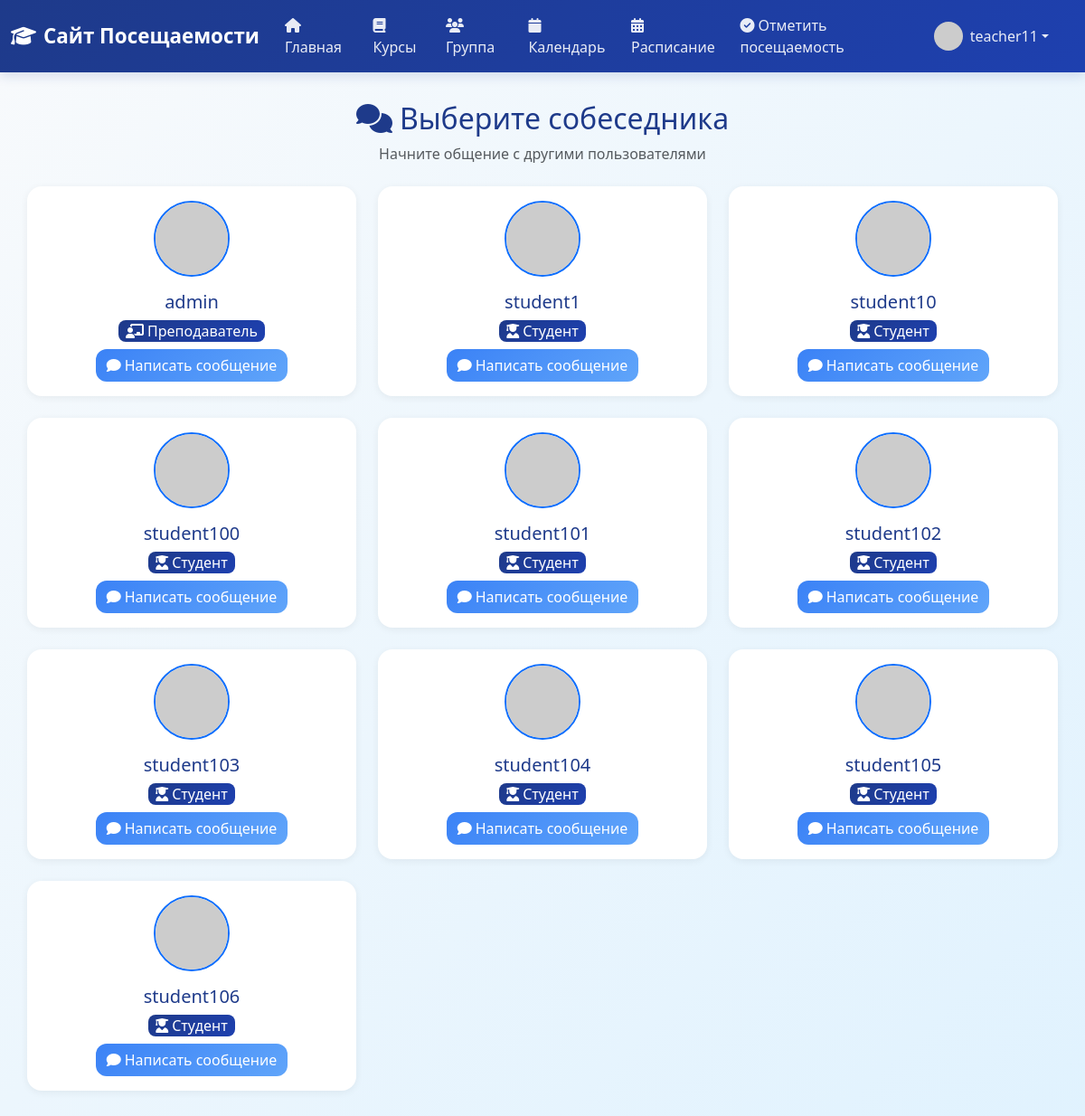
Page /chat_list (signed in) on the committed database.
### app/models.py (models this page shows, shortened)
class User(UserMixin, db.Model):
    id: so.Mapped[int] = so.mapped_column(primary_key=True)
    username: so.Mapped[str] = so.mapped_column(sa.String(64), index=True, unique=True)
    email: so.Mapped[str] = so.mapped_column(sa.String(120), index=True, unique=True)
    password_hash: so.Mapped[Optional[str]] = so.mapped_column(sa.String(256))
    role: so.Mapped[str] = so.mapped_column(sa.String(20), default='student')
    about_me: so.Mapped[Optional[str]] = so.mapped_column(sa.String(140))
    last_seen: so.Mapped[Optional[datetime]] = so.mapped_column(default=lambda: datetime.now(timezone.utc))
    sent_messages: so.Mapped[List['Message']] = so.relationship(
        'Message',
        foreign_keys='Message.sender_id',
        back_populates='sender'
    )
    received_messages: so.Mapped[List['Message']] = so.relationship(
        'Message',
        foreign_keys='Message.recipient_id',
        back_populates='recipient'
    )
    teaching_courses: so.Mapped[List['Course']] = so.relationship(
        secondary=teacher_course_association,
        back_populates='teachers',
        collection_class=list
    )
    enrolled_courses: so.Mapped[List['Course']] = so.relationship(
        secondary=student_course_association,
        back_populates='students',
        collection_class=list,
        lazy='joined'
    )
    favorite_courses: so.Mapped[List['Course']] = so.relationship(
        secondary=user_favorites_association,
        back_populates='favorited_by',
        collection_class=list
    )
    group: so.Mapped[Optional['Group']] = so.relationship(
        secondary=student_group_association,
        back_populates='students',
        uselist=False
    )
    attendance_records: so.WriteOnlyMapped['AttendanceRecord'] = so.relationship(
        back_populates='student',
        cascade="all, delete-orphan"
    )
    news_posts: so.Mapped[List['News']] = so.relationship(
        back_populates='author',
        cascade="all, delete-orphan"
    )
    def avatar(self, size: int) -> str:
        digest = md5(self.email.lower().encode('utf-8')).hexdigest()
        return f'https://www.gravatar.com/avatar/{digest}?d=identicon&s={size}'

### app/routes.py (the view)
@app.route('/chat_list')
@login_required
def chat_list():
    page = request.args.get('page', 1, type=int)
    users_query = sa.select(User).where(User.id != current_user.id).order_by(User.username)
    users_pagination = db.paginate(
        users_query,
        page=page,
        per_page=current_app.config['ITEMS_PER_PAGE'],
        error_out=False
    )
    users = users_pagination.items
    next_url = url_for('chat_list', page=users_pagination.next_num) \
        if users_pagination.has_next else None
    prev_url = url_for('chat_list', page=users_pagination.prev_num) \
        if users_pagination.has_prev else None
    return render_template('chat/chat_list.html',
                         title='Список чатов',
                         users=users,
                         next_url=next_url,
                         prev_url=prev_url)

### app/models.py (called while the page is built)
@login.user_loader
def load_user(id: int) -> Optional[User]:
    return db.session.get(User, id)

### app/templates/chat/chat_list.html
{% extends "base.html" %}
{% block content %}
    <div class="text-center mb-4">
        <h1 class="h2 text-primary">
            <i class="fas fa-comments me-2"></i>Выберите собеседника
        </h1>
        <p class="text-muted">Начните общение с другими пользователями</p>
    </div>
    {% if users %}
        <div class="row">
            {% for u in users %}
                <div class="col-md-6 col-lg-4 mb-4">
                    <div class="card border-0 shadow-sm h-100">
                        <div class="card-body text-center">
                            <div class="mb-3">
                                <img src="{{ u.avatar(64) }}" alt="Аватар" class="rounded-circle border border-2 border-primary">
                            </div>
                            <h5 class="card-title text-primary mb-2">{{ u.username }}</h5>
                            <div class="mb-2">
                                <span class="badge bg-primary fs-6 px-2 py-1 d-inline-flex align-items-center">
                                    {% if u.role == 'student' %}
                                        <i class="fas fa-user-graduate me-1"></i>Студент
                                    {% else %}
                                        <i class="fas fa-chalkboard-teacher me-1"></i>Преподаватель
                                    {% endif %}
                                </span>
                            </div>
                            <a href="{{ url_for('chat', username=u.username) }}" class="btn btn-primary d-inline-flex align-items-center">
                                <i class="fas fa-comment me-1"></i>Написать сообщение
                            </a>
                        </div>
                    </div>
                </div>
            {% endfor %}
        </div>
    {% else %}
        <div class="text-center py-5">
            <i class="fas fa-users fa-3x text-muted mb-3"></i>
            <p class="text-muted">Нет других пользователей.</p>
        </div>
    {% endif %}
{% endblock %}

### app/templates/base.html (shortened to what this page needs)
<!doctype html>
<html lang="ru">
  <head>
    <link href="https://cdn.jsdelivr.net/npm/bootstrap@5.3.0/dist/css/bootstrap.min.css" rel="stylesheet">
    <link href="https://cdnjs.cloudflare.com/ajax/libs/font-awesome/6.4.0/css/all.min.css" rel="stylesheet">
  </head>
  <body>
    {% if current_user.is_authenticated %}
    <nav class="navbar navbar-expand-lg navbar-dark mb-4">
      <div class="container-fluid">
        <a class="navbar-brand" href="{{ url_for('index') }}">
            <i class="fas fa-graduation-cap me-2"></i>Сайт Посещаемости
        </a>
        <div class="collapse navbar-collapse" id="navbarNav">
          <ul class="navbar-nav me-auto mb-2 mb-lg-0">
            <li class="nav-item">
              <a class="nav-link" href="{{ url_for('index') }}">
                  <i class="fas fa-home me-1"></i>Главная
              </a>
            </li>
            <li class="nav-item">
                <a class="nav-link" href="{{ url_for('courses') }}">
                    <i class="fas fa-book me-1"></i>Курсы
                </a>
              </li>
              <li class="nav-item">
                <a class="nav-link" href="{{ url_for('group') }}">
                    <i class="fas fa-users me-1"></i>Группа
                </a>
              </li>
              <li class="nav-item">
                <a class="nav-link" href="{{ url_for('calendar') }}">
                    <i class="fas fa-calendar me-1"></i>Календарь
                </a>
              </li>
              <li class="nav-item">
                <a class="nav-link" href="{{ url_for('schedule') }}">
                    <i class="fas fa-calendar-alt me-1"></i>Расписание
                </a>
              </li>
              {% if current_user.role == 'teacher' %}
              <li class="nav-item">
                <a class="nav-link" href="{{ url_for('mark_attendance') }}">
                    <i class="fas fa-check-circle me-1"></i>Отметить посещаемость
                </a>
              </li>
              {% endif %}
          </ul>
          <ul class="navbar-nav ms-auto">
            <li class="nav-item dropdown">
              <a class="nav-link dropdown-toggle d-flex align-items-center" href="#"
                 id="profileDropdown" role="button" data-bs-toggle="dropdown" aria-expanded="false">
                <img src="{{ current_user.avatar(32) }}" alt="Аватар"
                     class="rounded-circle me-2" style="width: 32px; height: 32px;">
                <span>{{ current_user.username }}</span>
              </a>
            </li>
          </ul>
        </div>
      </div>
    </nav>
    {% endif %}
    <div class="container">
        {% block content %}{% endblock %}
    </div>
  </body>
</html>

### app/templates/base.html (style rules this page uses)
:root { --primary-blue: #1e3a8a; --secondary-blue: #3b82f6; --light-blue: #dbeafe; --accent-blue: #60a5fa; --dark-blue: #1e40af; }
body { background: linear-gradient(135deg, #f8fafc 0%, #e0f2fe 100%); min-height: 100vh; font-family: 'Segoe UI', Tahoma, Geneva, Verdana, sans-serif; }
.navbar { background: linear-gradient(135deg, var(--primary-blue) 0%, var(--dark-blue) 100%) !important; box-shadow: 0 4px 12px rgba(30, 58, 138, 0.15); }
.navbar-brand { color: white !important; font-weight: 600; font-size: 1.4rem; }
.nav-link { color: rgba(255, 255, 255, 0.9) !important; transition: all 0.3s ease; border-radius: 8px; margin: 0 4px;e }
.container { background: transparent; border-radius: 0; box-shadow: none; padding: 0; margin-top: 2rem; margin-bottom: 2rem; }
h1, h2, h3 { color: var(--primary-blue); font-weight: 600; }
.card { border: none; border-radius: 16px; box-shadow: 0 4px 20px rgba(0, 0, 0, 0.08); transition: transform 0.3s ease, box-shadow 0.3s ease; }
.btn { border-radius: 12px; font-weight: 500; transition: all 0.3s ease; }
.btn-primary { background: linear-gradient(135deg, var(--secondary-blue) 0%, var(--accent-blue) 100%); border: none; }
.badge { border-radius: 8px; font-weight: 500; }
.text-primary { color: var(--primary-blue) !important; }
.bg-primary { background: linear-gradient(135deg, var(--primary-blue) 0%, var(--dark-blue) 100%) !important; }
.fas, .far, .fab { transition: transform 0.3s ease; }
.shadow-sm { box-shadow: 0 2px 8px rgba(0, 0, 0, 0.06) !important; }
.nav-item.dropdown { position: relative; margin-right: 1rem; }
.nav-item.dropdown .dropdown-toggle { white-space: nowrap; overflow: hidden; text-overflow: ellipsis; max-width: 200px; }

### rows in the picture
User: username "teacher11"
User: username "admin", role "admin" (drawn)
User: username "student1", role "student" (drawn)
User: username "student10", role "student" (drawn)
User: username "student100", role "student" (drawn)
User: username "student101", role "student" (drawn)
User: username "student102", role "student" (drawn)
User: username "student103", role "student" (drawn)
User: username "student104", role "student" (drawn)
User: username "student105", role "student" (drawn)
User: username "student106", role "student" (drawn)
